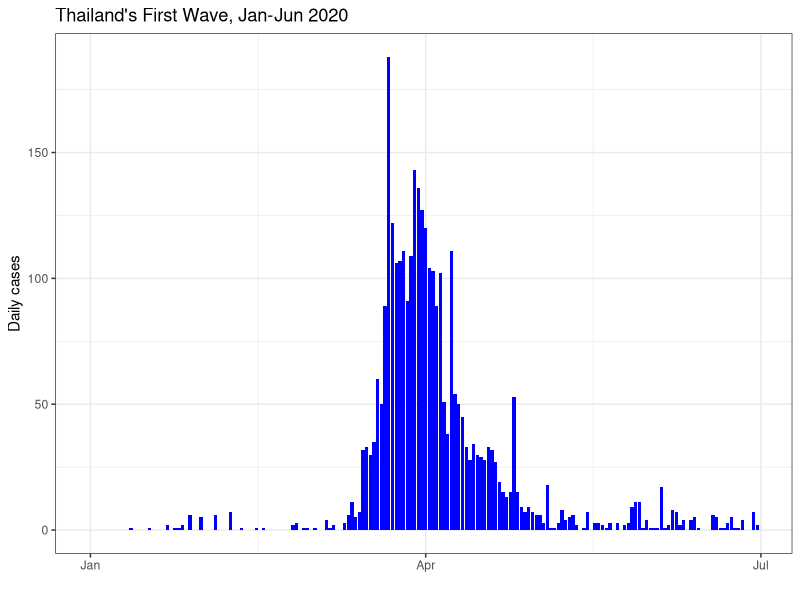
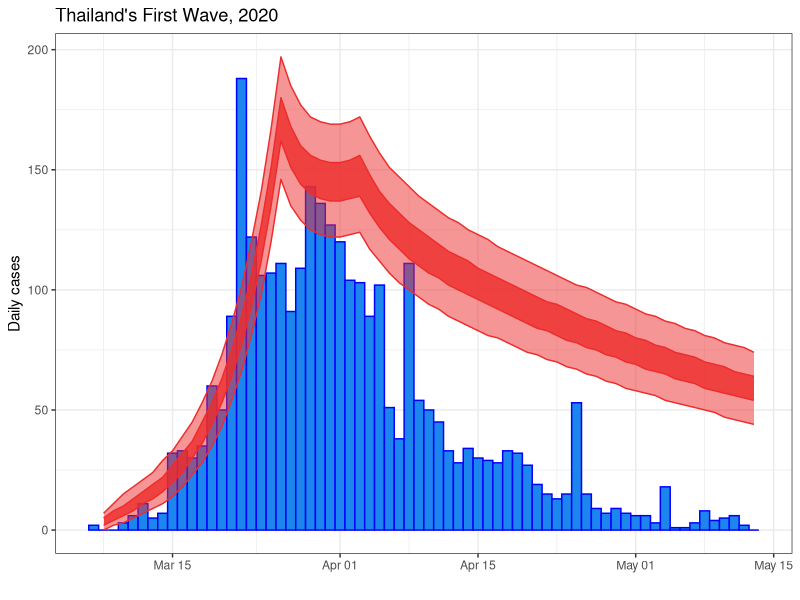
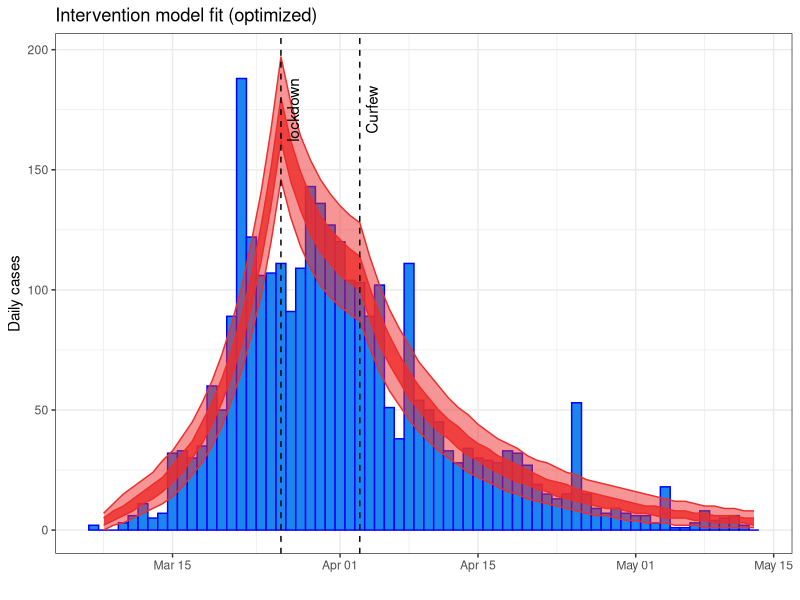

These figures' R source, in order:
## ---- chunk 1
knitr::opts_chunk$set(
    fig.align = "center"
)
## ---- chunk 2
library(dplyr)
library(deSolve)
library(ggplot2)
## ---- chunk 3
first_wave <- read.csv("first_wave_TH.csv", colClasses = c("Date", "numeric", "numeric"))
first_wave$Date <- as.Date(first_wave$Date, format = "%Y-%m-%d")

ggplot(first_wave, aes(x = Date, y = Cases)) +
    geom_col(fill = "blue") +
    ylab("Daily cases") +
    xlab("") +
    ggtitle("Thailand's First Wave, Jan-Jun 2020") +
    theme_bw()
## ---- chunk 4
fitting_start_date <- as.Date("2020-03-07") # start of fitting window
emergency_start_date <- as.Date("2020-03-26") # Start of Emergency declaration
curfew_start_date <- as.Date("2020-04-03") # Start of Curfew
fitting_end_date <- as.Date("2020-05-13") # end of fitting window
## ---- chunk 5
outbreak <- first_wave %>%
    filter(Date >= fitting_start_date, Date <= fitting_end_date)
## ---- chunk 6
parameters <- c(
    R0 = 3.970588, # from the NM fitting session
    latent_period = 5, # Rounded from Trauer, J.M., Lydeamore, M.J., Dalton, G.W. et al. Understanding how Victoria, Australia gained control of its second COVID-19 wave. Nat Commun 12, 6266 (2021). https://doi.org/10.1038/s41467-021-26558-4
    infectious_period = 6, # Rounded from Trauer et al
    emergency_efficacy = 0.70, # guess, assuming Reff = (1-efficacy) * R0
    curfew_efficacy = 0.80 # guess
)
## ---- chunk 7
# Initial conditions
Total_population <- 6.6e7 # Roughly population of Thailand
Initial_exposed <- 0 # Simplifying assumption
Initial_infectious <- 30.356868 # from the NM fitting session
Initial_recovered <- 0 # simplifying assumption
Initial_susceptible <- Total_population - Initial_exposed - Initial_infectious - Initial_recovered


# State variables
state <- c(
    Susceptible = Initial_susceptible,
    Exposed = Initial_exposed,
    Infectious = Initial_infectious,
    Recovered = Initial_recovered
)

# Time window
times <- seq(fitting_start_date, fitting_end_date, by = 1)
## ---- chunk 8
COVID.intervention <- function(t, state, parameters) {
    with(as.list(c(state, parameters)), {

        # Calculate the total population size
        Total_population <- Susceptible + Exposed + Infectious + Recovered

        # Calculate intervention efficacy
        if (t < as.numeric(emergency_start_date - fitting_start_date)) {
            intervention_efficacy <- 0
        } else if (t >= as.numeric(emergency_start_date - fitting_start_date) &&
            t < as.numeric(curfew_start_date - fitting_start_date)) {
            intervention_efficacy <- emergency_efficacy
        } else {
            intervention_efficacy <- curfew_efficacy
        }


        # Calculate the effective reproduction number in the presence of interventions
        Reff <- (1 - intervention_efficacy) * R0 # assuming everyone starts susceptible

        # Calculate the average force of infection imposed on each susceptible individual
        force_of_infection <- Reff * Infectious / (Total_population * infectious_period)

        # Calculate the net (instantaneous) change in each state variable
        Susceptible_change <- -force_of_infection * Susceptible
        Exposed_change <- force_of_infection * Susceptible - Exposed / latent_period
        Infectious_change <- Exposed / latent_period - Infectious / infectious_period
        Recovered_change <- Infectious / infectious_period

        # Return net changes as list
        return(list(
            c(
                Susceptible_change,
                Exposed_change,
                Infectious_change,
                Recovered_change
            )
        ))
    })
}
## ---- chunk 9
# Wrapper function to solve model and tidy up output
solve.intervention.model <- function(y_ = state,
                                     times_ = times,
                                     func. = COVID.intervention,
                                     parms_ = parameters) {
    out <- ode(
        y = y_,
        times = as.numeric(times_ - times_[1]),
        func = func.,
        parms = parms_
    )


    # Calculate the prevalence, incidence and cumulative incidence (for comparison with data)
    out <- as.data.frame(out) %>%
        mutate(
            Incidence = Exposed / parms_["latent_period"],
            Cumulative_incidence = cumsum(Incidence) + Incidence[1],
            Population = Susceptible + Exposed + Infectious + Recovered,
            Prevalence = (Exposed + Infectious)/Population,
            Date = times_
        )

    return(as.data.frame(out))
}
## ---- chunk 10
# Run the model for out initial set of parameters
out_init <- solve.intervention.model()


# Make sure to add observational uncertainty
out_init <- out_init %>%
    mutate(
        lower50 = qpois(p = 0.25, lambda = Incidence), # 50% confidence interval (i.e., 25 - 75th centiles)
        upper50 = qpois(p = 0.75, lambda = Incidence),
        lower95 = qpois(p = 0.025, lambda = Incidence), # 95% confidence interval (i.e., 2.5 - 97.5th centiles)
        upper95 = qpois(p = 0.975, lambda = Incidence)
    )

# Plot initial estimate
ggplot(outbreak) +
    geom_col(aes(x = Date, y = Cases), width = 1, fill = "dodgerblue2", colour = "blue") +
    geom_ribbon(
        data = out_init[-1, ], aes(x = Date, ymin = lower50, ymax = upper50),
        fill = "firebrick2", colour = "firebrick2", alpha = 0.8
    ) +
    geom_ribbon(
        data = out_init[-1, ], aes(x = Date, ymin = lower95, ymax = upper95),
        fill = "firebrick2", colour = "firebrick2", alpha = 0.5
    ) +
    ylab("Daily cases") +
    xlab("") +
    ggtitle("Thailand's First Wave, 2020") +
    theme_bw()
## ---- chunk 11
logit <- function(x) {
    return(log(x / (1 - x)))
}

# And its inverse
inverse.logit <- function(x) {
    return(exp(x) / (1 + exp(x)))
}
## ---- chunk 12
negative.log.likelihood <- function(transformed_parameters, # assumes logit form of parameters -- per Wednesday arvo session
                                    data = outbreak$Cases[-1],
                                    state_ = state,
                                    times_ = times,
                                    func. = COVID.intervention, # note this is our ode solver
                                    parms_base = parameters) {

    # Back-transform model parameters (inverse logit)
    parms_base[c("emergency_efficacy", "curfew_efficacy")] <-
        inverse.logit(transformed_parameters[c("emergency_efficacy", "curfew_efficacy")])

    # Solve model with updated parameters
    out <- solve.intervention.model(
        state_,
        times_,
        func.,
        parms_base
    )

    return(-sum(dpois(
        x = data,
        lambda = out$Incidence[-1],
        log = TRUE
    ))) # Poisson observation model
}
## ---- chunk 13
init_parameters <- c(logit(parameters[c(
    "emergency_efficacy",
    "curfew_efficacy"
)]))

# Calculate initial negative log-likelihood
negative.log.likelihood(init_parameters)
negative_log_likelihood_initial <- -sum(dpois(
    x = outbreak$Cases[-1],
    lambda = out_init$Incidence[-1], # This is from the previous section!
    log = TRUE
))
negative_log_likelihood_initial
## ---- chunk 14
optim_NM <- optim(
    par = init_parameters,
    fn = negative.log.likelihood,
    method = "Nelder-Mead",
    hessian = TRUE
)

# Check for convergence
optim_NM$convergence # 0 - converged; nonzero - failed

# Back-transform parameters
c(inverse.logit(optim_NM$par[c(
    "emergency_efficacy",
    "curfew_efficacy"
)]))

# Inspect the optimal negative log-likelihood
optim_NM$value
## ---- chunk 15
optimal_parameters <- parameters
optimal_parameters[c(
    "emergency_efficacy",
    "curfew_efficacy"
)] <- inverse.logit(optim_NM$par[c(
    "emergency_efficacy",
    "curfew_efficacy"
)])



# Solve the model given the optimal parameters and initial conditions
optimal_solution <- solve.intervention.model(
    y_ = state,
    times_ = times,
    func. = COVID.intervention,
    parms = optimal_parameters
)


# Calculate the observational confidence intervals
optimal_solution <- optimal_solution %>%
    mutate(
        lower50 = qpois(p = 0.25, lambda = Incidence), # 50% confidence interval (i.e., 25 - 75th centiles)
        upper50 = qpois(p = 0.75, lambda = Incidence),
        lower95 = qpois(p = 0.025, lambda = Incidence), # 95% confidence interval (i.e., 2.5 - 97.5th centiles)
        upper95 = qpois(p = 0.975, lambda = Incidence)
    )

ggplot(outbreak) +
    geom_col(
        aes(x = Date, y = Cases),
        width = 1.0,
        fill = "dodgerblue2",
        colour = "blue"
    ) +
    geom_ribbon(
        data = optimal_solution[-1, ],
        aes(x = Date, ymin = lower50, ymax = upper50),
        fill = "firebrick2", colour = "firebrick2", alpha = 0.8
    ) +
    geom_ribbon(
        data = optimal_solution[-1, ],
        aes(x = Date, ymin = lower95, ymax = upper95),
        fill = "firebrick2", colour = "firebrick2", alpha = 0.5
    ) +
    ylab("Daily cases") +
    xlab("") +
    ggtitle("Intervention model fit (optimized)") +
    geom_vline(
        aes(xintercept = emergency_start_date),
        linetype = "dashed"
    ) +
    geom_vline(
        aes(xintercept = curfew_start_date),
        linetype = "dashed"
    ) +
    annotate(
        geom = "text",
        label = c("lockdown", "Curfew"),
        x = c(emergency_start_date, curfew_start_date),
        y = c(175, 175),
        angle = 90,
        vjust = 1.5
    ) +
    theme_bw()
## ---- chunk 16
covar_matrix <- solve(optim_NM$hessian)
std_errors <- sqrt(diag(covar_matrix))
estimates_transformed <- data.frame(
    estimate = optim_NM$par,
    std_error = std_errors
) %>%
    dplyr::mutate(
        lower95CI = estimate - 1.96 * std_error,
        upper95CI = estimate + 1.96 * std_error
    )
estimates_transformed

# Back-transform estimates and confidence intervals
estimates <- inverse.logit(estimates_transformed[, -2])
estimates
